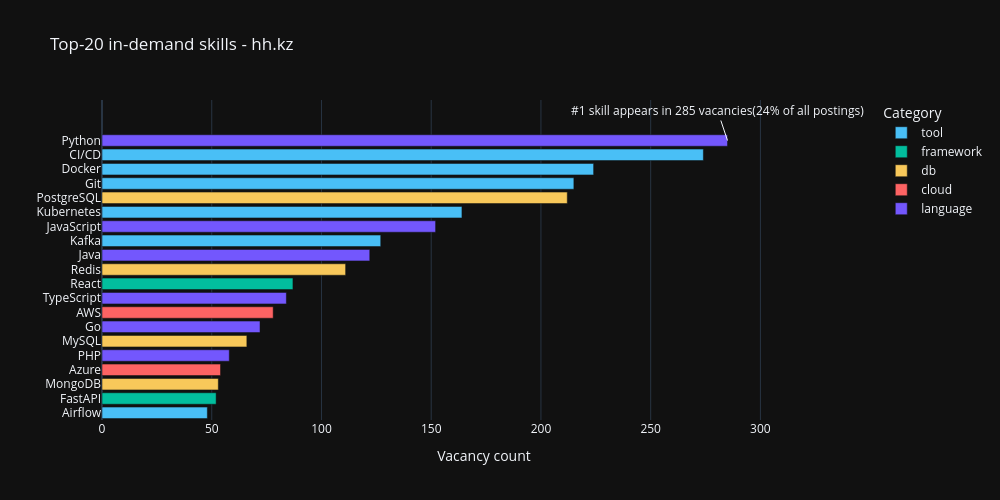

The notebook cell this image was saved under:
### Code cell
# let's see what skills dominate in Kazakhstan IT sphere
all_skills = list(chain.from_iterable(df_cleaned["skills_extracted"]))
skill_counts = Counter(all_skills)
top20 = pd.DataFrame(skill_counts.most_common(20), columns=["skill", "count"])
top20["category"] = top20["skill"].map(SKILL_CATEGORY).fillna("other")
top20["color"] = top20["category"].map(CATEGORY_COLOR).fillna("#AAAAAA")
top20 = top20.sort_values("count")

max_count = top20["count"].max()
top_skill = top20["skill"].iloc[-1]

fig1 = px.bar(
    top20,
    x="count", y="skill",
    orientation="h",
    color="category",
    color_discrete_map=CATEGORY_COLOR,
    labels={"count": "Vacancy count", "skill": ""},
    title="Top-20 in-demand skills - hh.kz",
    **_dark)
fig1.update_layout(legend_title_text="Category", yaxis={"categoryorder": "total ascending"})
fig1.add_annotation(
    x=max_count, y=top_skill,
    text=f"#1 skill appears in {max_count} vacancies"
         f"({max_count/len(df_cleaned)*100:.0f}% of all postings)"
)
fig1.write_html(f"{OUTPUT_DIR}/viz_1.html")
fig1.write_image(f"{OUTPUT_DIR}/viz_1.png")
fig1.show()

### Figure 1 — Plotly figure (JSON) as saved in the notebook; plotly's stock layout.template omitted (floating-point values rounded to 4 significant figures)
{"data": [{"hovertemplate": "category=tool<br>Vacancy count=%{x}<br>=%{y}<extra></extra>", "legendgroup": "tool", "marker": {"color": "#49BFF6", "pattern": {"shape": ""}}, "name": "tool", "orientation": "h", "showlegend": true, "textposition": "auto", "type": "bar", "x": [48, 127, 164, 215, 224, 274], "xaxis": "x", "y": ["Airflow", "Kafka", "Kubernetes", "Git", "Docker", "CI/CD"], "yaxis": "y"}, {"hovertemplate": "category=framework<br>Vacancy count=%{x}<br>=%{y}<extra></extra>", "legendgroup": "framework", "marker": {"color": "#02BE9E", "pattern": {"shape": ""}}, "name": "framework", "orientation": "h", "showlegend": true, "textposition": "auto", "type": "bar", "x": [52, 87], "xaxis": "x", "y": ["FastAPI", "React"], "yaxis": "y"}, {"hovertemplate": "category=db<br>Vacancy count=%{x}<br>=%{y}<extra></extra>", "legendgroup": "db", "marker": {"color": "#F8C85A", "pattern": {"shape": ""}}, "name": "db", "orientation": "h", "showlegend": true, "textposition": "auto", "type": "bar", "x": [53, 66, 111, 212], "xaxis": "x", "y": ["MongoDB", "MySQL", "Redis", "PostgreSQL"], "yaxis": "y"}, {"hovertemplate": "category=cloud<br>Vacancy count=%{x}<br>=%{y}<extra></extra>", "legendgroup": "cloud", "marker": {"color": "#FD6363", "pattern": {"shape": ""}}, "name": "cloud", "orientation": "h", "showlegend": true, "textposition": "auto", "type": "bar", "x": [54, 78], "xaxis": "x", "y": ["Azure", "AWS"], "yaxis": "y"}, {"hovertemplate": "category=language<br>Vacancy count=%{x}<br>=%{y}<extra></extra>", "legendgroup": "language", "marker": {"color": "#7357FD", "pattern": {"shape": ""}}, "name": "language", "orientation": "h", "showlegend": true, "textposition": "auto", "type": "bar", "x": [58, 72, 84, 122, 152, 285], "xaxis": "x", "y": ["PHP", "Go", "TypeScript", "Java", "JavaScript", "Python"], "yaxis": "y"}], "layout": {"annotations": [{"text": "#1 skill appears in 285 vacancies(24% of all postings)", "x": 285, "y": "Python"}], "barmode": "relative", "height": 500, "legend": {"title": {"text": "Category"}, "tracegroupgap": 0}, "title": {"text": "Top-20 in-demand skills - hh.kz"}, "width": 1000, "xaxis": {"anchor": "y", "domain": [0, 1], "title": {"text": "Vacancy count"}}, "yaxis": {"anchor": "x", "categoryorder": "total ascending", "domain": [0, 1], "title": {"text": ""}}}}
